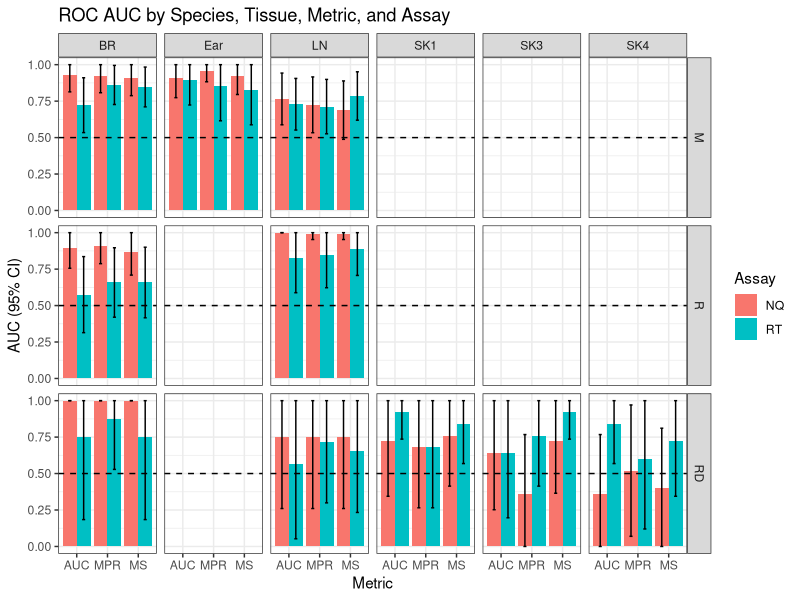
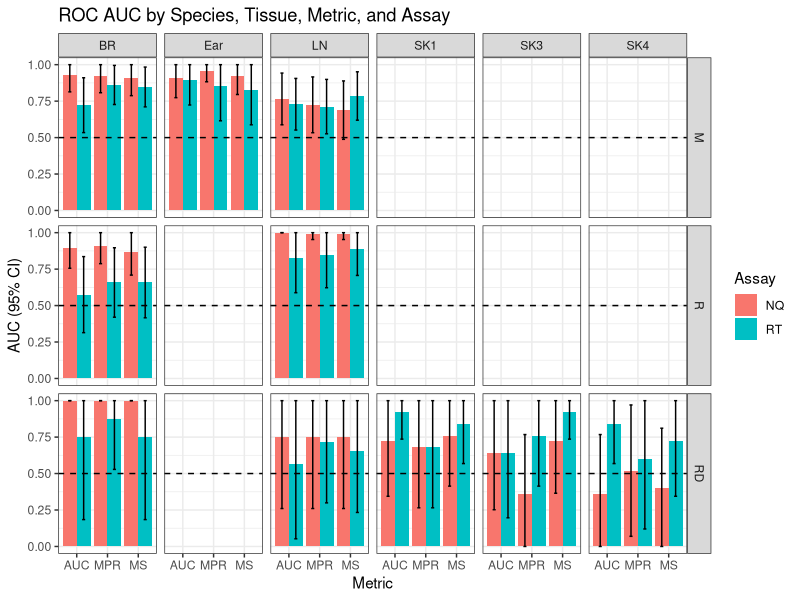
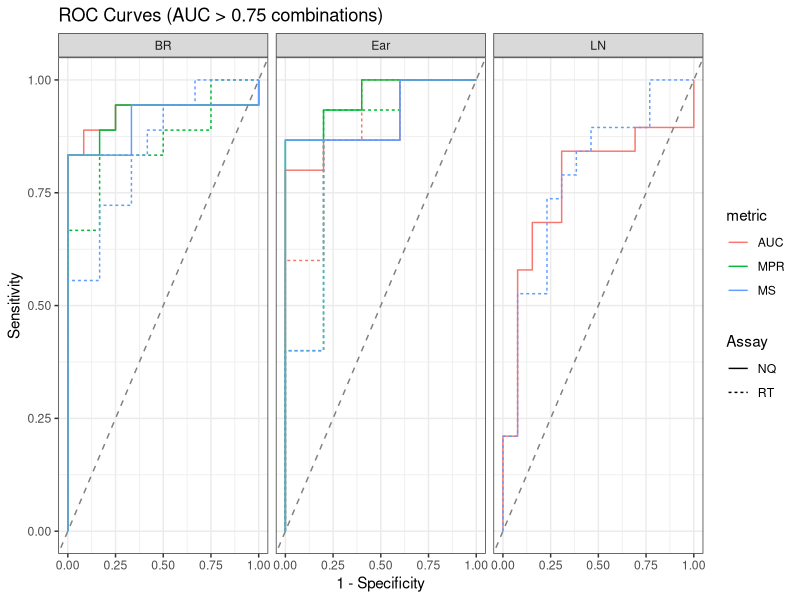
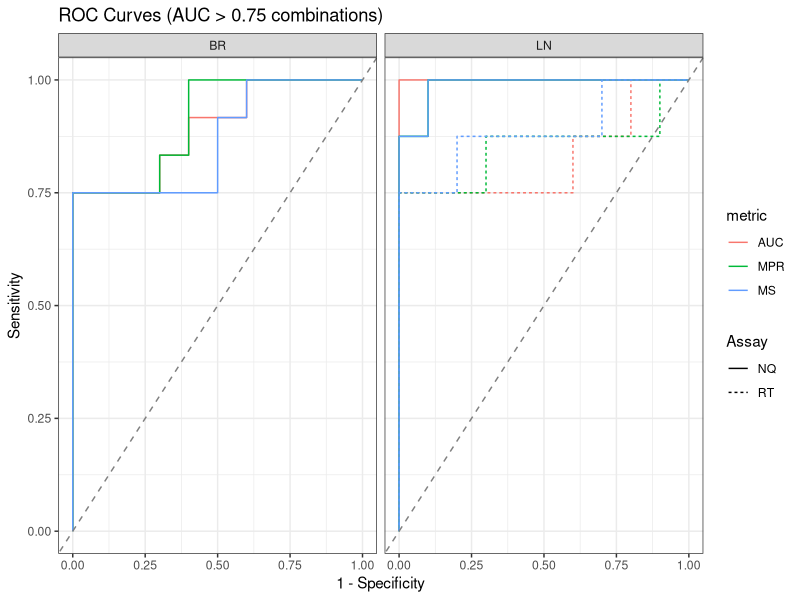
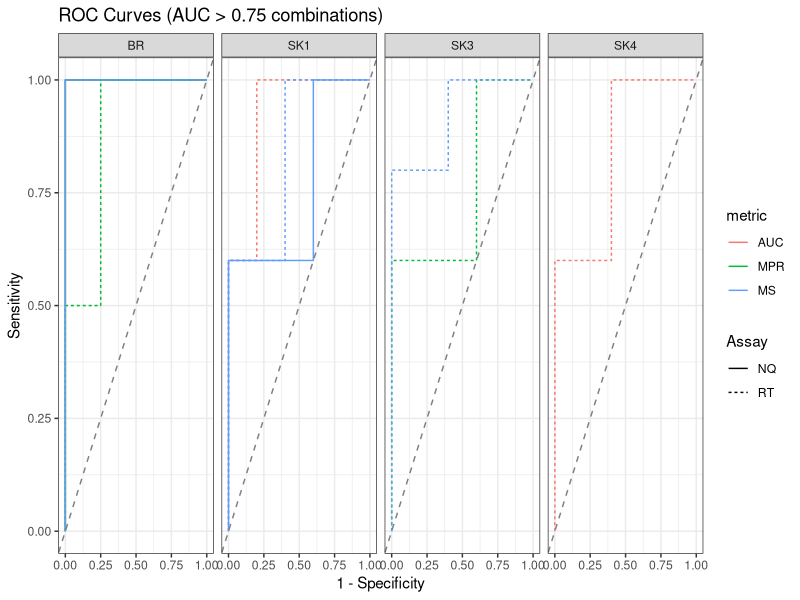
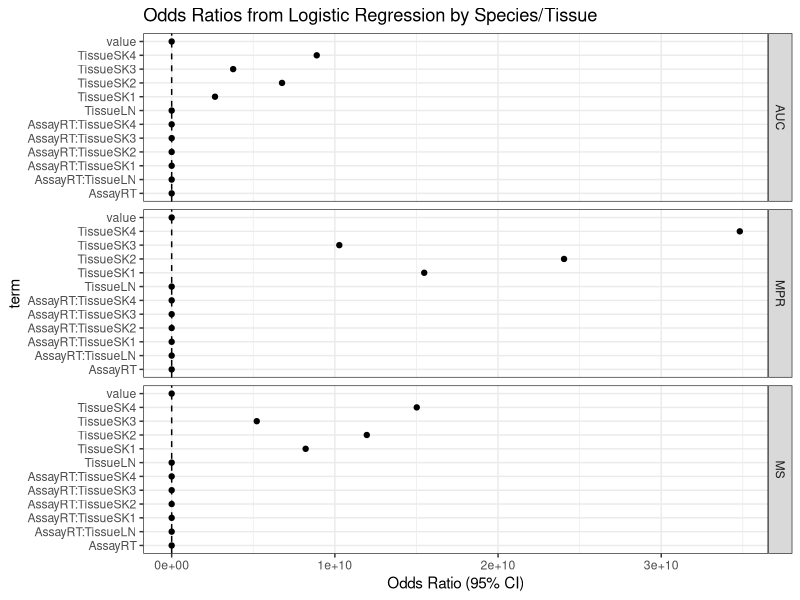
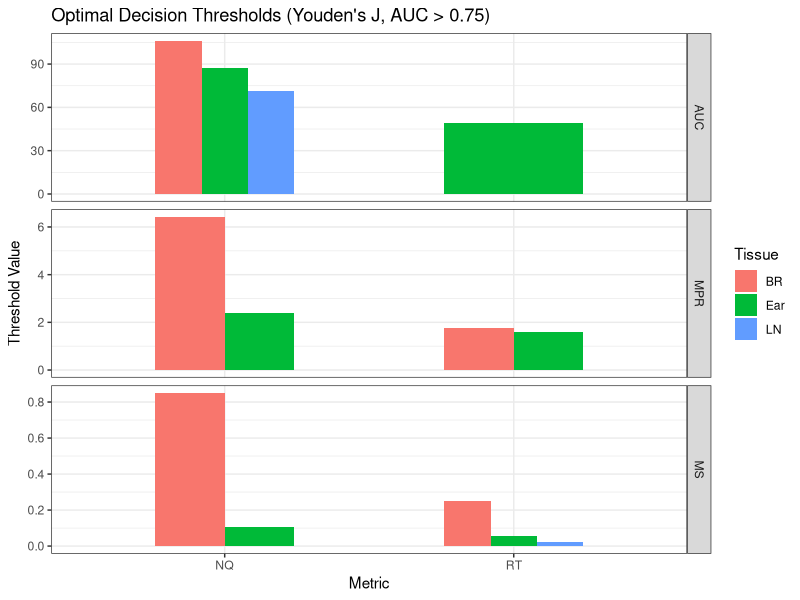
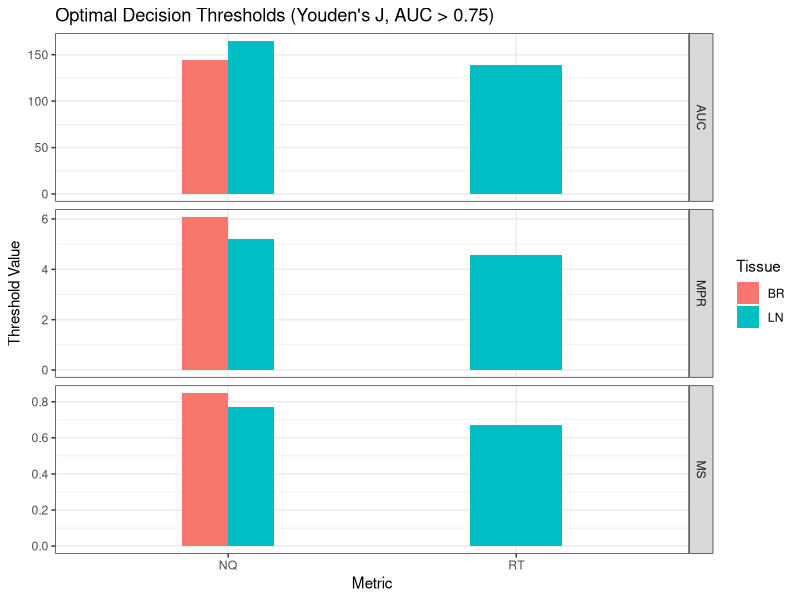

Write R code to recreate these figures, in order. (Note: this script raises an error after producing the figures.)
library(tidyverse)
library(pROC)
library(lme4)
library(emmeans)
library(broom.mixed)

df_clean <- read.csv("data/clean_data.csv", check.names=FALSE, row.names = 1)


# Step 1: Animal-level aggregation ---------------------------------------


df_animal <- df_clean %>%
  group_by(species, animal_id, Animal, Assay, Tissue, Dilutions, ELISA) %>%
  summarise(
    across(c(MPR, MS, AUC, TtT, RAF), \(x) mean(x, na.rm = TRUE)),
    prop_crossed = mean(crossed, na.rm = TRUE),
    n_wells = n(),
    .groups = "drop"
  )


# Step 2: Improved ROC Analysis ------------------------------------------

df_roc_long <- df_animal %>%
  mutate(ELISA = as.integer(ELISA)) %>%
  pivot_longer(c(MPR, MS, AUC), names_to = "metric")

roc_results <- df_roc_long %>%
  group_by(species, Assay, Tissue, metric) %>%
  group_modify(~{
    tryCatch({
      ci_vals <- ci.auc(roc(.x, ELISA, value, quiet = TRUE))
      data.frame(auc_lower = ci_vals[[1]], auc = ci_vals[[2]], auc_upper = ci_vals[[3]])
    }, error = function(e) data.frame(auc_lower = NA, auc = NA, auc_upper = NA))
  }) %>%
  filter(!is.na(auc))

# AUC summary bar chart with CIs
roc_results %>%
  ggplot(aes(metric, auc, fill = Assay)) +
  geom_col(position = "dodge") +
  geom_errorbar(aes(ymin = auc_lower, ymax = auc_upper),
                position = position_dodge(0.9), width = 0.2) +
  geom_hline(yintercept = 0.5, linetype = "dashed") +
  facet_grid(species ~ Tissue, scales = "free_x") +
  labs(title = "ROC AUC by Species, Tissue, Metric, and Assay",
       y = "AUC (95% CI)", x = "Metric") +
  theme_bw()

ggsave("figures/roc_auc_summary.png", width = 12, height = 8)

# ROC curves for top combinations (AUC > 0.75)
top_combos <- roc_results %>% filter(auc > 0.75)

make_roc_plot <- function(x) {
  ggplot(x, aes(1 - specificity, sensitivity, color = metric, linetype = Assay)) +
      geom_line() +
      geom_abline(slope = 1, intercept = 0, linetype = "dashed", color = "gray50") +
      facet_grid(~ Tissue) +
      labs(title = "ROC Curves (AUC > 0.75 combinations)",
          x = "1 - Specificity", y = "Sensitivity") +
      theme_bw()
}

if (nrow(top_combos) > 0) {
  roc_curve_data <- df_roc_long %>%
    semi_join(top_combos, by = c("species", "Assay", "Tissue", "metric")) %>%
    group_by(species, Assay, Tissue, metric) %>%
    group_modify(~{
      tryCatch({
        r <- roc(.x, ELISA, value, quiet = TRUE)
        data.frame(sensitivity = r$sensitivities, specificity = r$specificities)
      }, error = function(e) data.frame(sensitivity = NA, specificity = NA))
    }) %>%
    arrange(sensitivity, specificity) %>%
    filter(!is.na(sensitivity))

  # Moose
  roc_curve_data %>%
    filter(species == "M") %>%
    make_roc_plot()

  ggsave("figures/moose_roc_curves.png", width = 12, height = 8)
  
  # Reindeer
  roc_curve_data %>%
    filter(species == "R") %>%
    make_roc_plot()

  ggsave("figures/reindeer_roc_curves.png", width = 12, height = 8)

  # Red deer
  roc_curve_data %>%
    filter(species == "RD") %>%
    make_roc_plot()

  ggsave("figures/reddeer_roc_curves.png", width = 12, height = 8)
}


# Step 3: Species-specific Logistic Regression Models --------------------
# Univariate models per metric to avoid multicollinearity (MPR:MS r=0.99, MPR:AUC r=0.89)
# Average across dilutions first: one row per animal x Assay x Tissue,
# so no repeated structure remains and plain glm() suffices

df_lr <- df_animal %>%
  group_by(species, animal_id, Assay, Tissue, ELISA) %>%
  summarise(across(c(MPR, MS, AUC), \(x) mean(x, na.rm = TRUE)), .groups = "drop") %>%
  mutate(ELISA = as.integer(ELISA)) %>%
  pivot_longer(c(MPR, MS, AUC), names_to = "metric")

lr_models <- df_lr %>%
  group_by(species, metric) %>%
  mutate(value = scale(value)) %>%
  group_modify(~{
    mod <- tryCatch(
      glm(ELISA ~ value + Assay * Tissue, data = .x, family = binomial),
      warning = function(w) NULL,
      error   = function(e) NULL
    )
    if (is.null(mod) || !mod$converged) return(data.frame())
    broom::tidy(mod, exponentiate = TRUE)
  })

if (nrow(lr_models) > 0) {
  lr_models %>%
    filter(term != "(Intercept)") %>%
    ggplot(aes(term, estimate)) +
    geom_point(position = position_dodge(0.5)) +
    geom_errorbar(aes(ymin = estimate - std.error, ymax = estimate + std.error),
                  position = position_dodge(0.5), width = 0.2) +
    geom_hline(yintercept = 1, linetype = "dashed") +
    facet_grid(rows=vars(metric), scales = "free_y") +
    coord_flip() +
    labs(title = "Odds Ratios from Logistic Regression by Species/Tissue",
         y = "Odds Ratio (95% CI)") +
    theme_bw()

  ggsave("figures/logistic_regression_odds_ratios.png", width = 12, height = 8)
}


# Step 4: Optimal Threshold Analysis -------------------------------------

make_thresh_plot <- function(x) {
    ggplot(x, aes(Assay, threshold, fill = Tissue)) +
    geom_col(position = "dodge", width=0.8/5*n_distinct(x$Tissue)) +
    facet_grid(rows=vars(metric), scales = "free") +
    labs(title = "Optimal Decision Thresholds (Youden's J, AUC > 0.75)",
         x = "Metric", y = "Threshold Value") +
    theme_bw()
}

threshold_results <- df_roc_long %>%
  semi_join(roc_results %>% filter(auc > 0.75),
            by = c("species", "Assay", "Tissue", "metric")) %>%
  group_by(species, Assay, Tissue, metric) %>%
  group_modify(~{
    tryCatch({
      r <- roc(.x, ELISA, value, quiet = TRUE)
      coords_df <- coords(r, "best", best.method = "youden",
                          ret = c("threshold", "sensitivity", "specificity"))
      as.data.frame(coords_df)
    }, error = function(e) data.frame(threshold = NA, sensitivity = NA, specificity = NA))
  }) %>%
  filter(!is.na(threshold))

if (nrow(threshold_results) > 0) {
  # Moose
  threshold_results %>%
    filter(species == "M") %>%
    make_thresh_plot()

  ggsave("figures/moose_optimal_thresholds.png", width = 10, height = 7)
  
  # Moose
  threshold_results %>%
    filter(species == "R") %>%
    make_thresh_plot()

  ggsave("figures/reindeer_optimal_thresholds.png", width = 10, height = 7)
  
  # Moose
  threshold_results %>%
    filter(species == "RD") %>%
    make_thresh_plot()

  ggsave("figures/reddeer_optimal_thresholds.png", width = 10, height = 7)

  print(threshold_results)
}


# Step 5: Per-species Mixed Effects Models --------------------------------

metrics_list <- c("AUC", "MPR", "MS")

species_lmer <- map(species_list, function(sp) {
  df_sp <- df_clean %>% filter(species == sp)

  map(metrics_list, function(met) {
    formula <- as.formula(paste0(met, " ~ Assay * Tissue + Assay * Dilutions + (1|animal_id) + (1|rxn)"))
    tryCatch(
      list(species = sp, metric = met, model = lmer(formula, df_sp)),
      error = function(e) NULL
    )
  }) %>% compact()
}) %>% flatten()

species_emm <- map(species_lmer, function(m) {
  tryCatch({
    df_sp <- df_clean %>% filter(species == m$species)
    emm <- emmeans(m$model, ~ Assay | Tissue,
                   at = list(Dilutions = unique(df_sp$Dilutions)))
    list(species = m$species, metric = m$metric, emmeans = emm)
  }, error = function(e) NULL)
}) %>% compact()

species_contrasts <- map(species_emm, function(em) {
  tryCatch({
    con <- contrast(em$emmeans, interaction=TRUE)
    list(species = em$species, metric = em$metric, contrast = con)
  }, error = function(e) NULL)
}) %>% compact()
